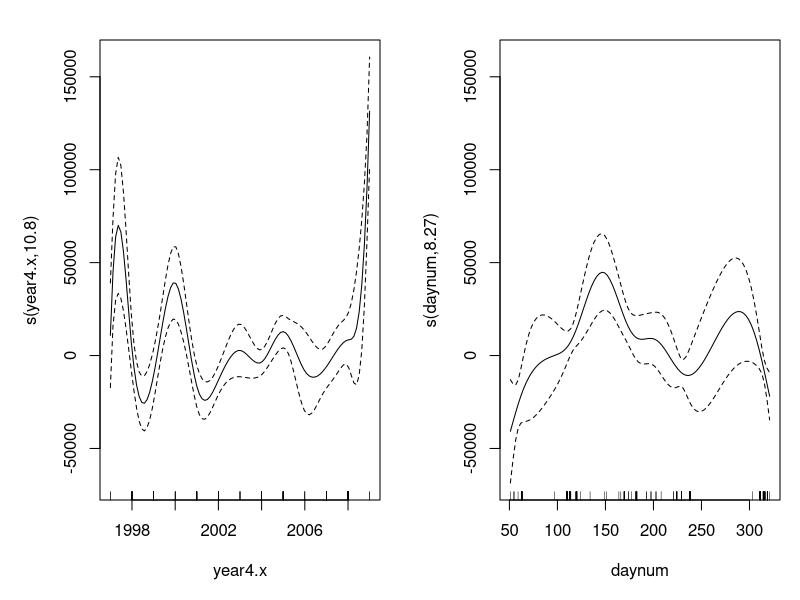
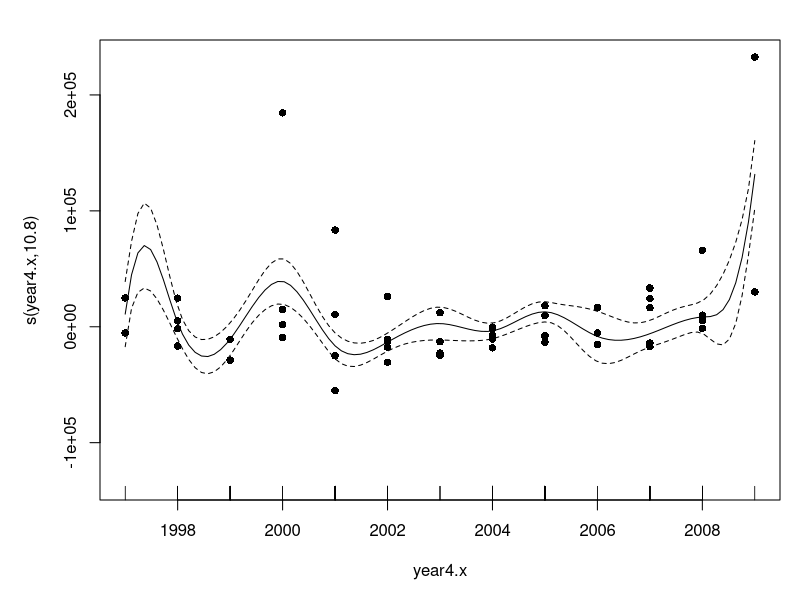
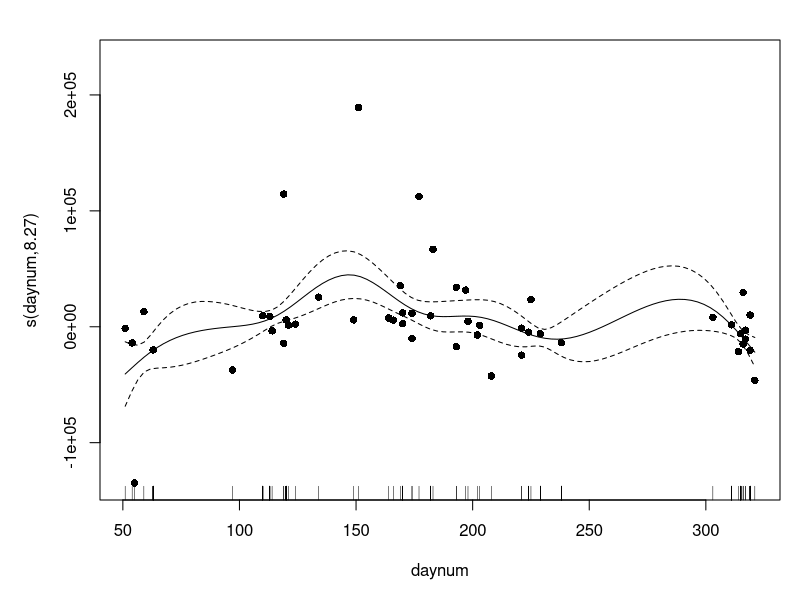
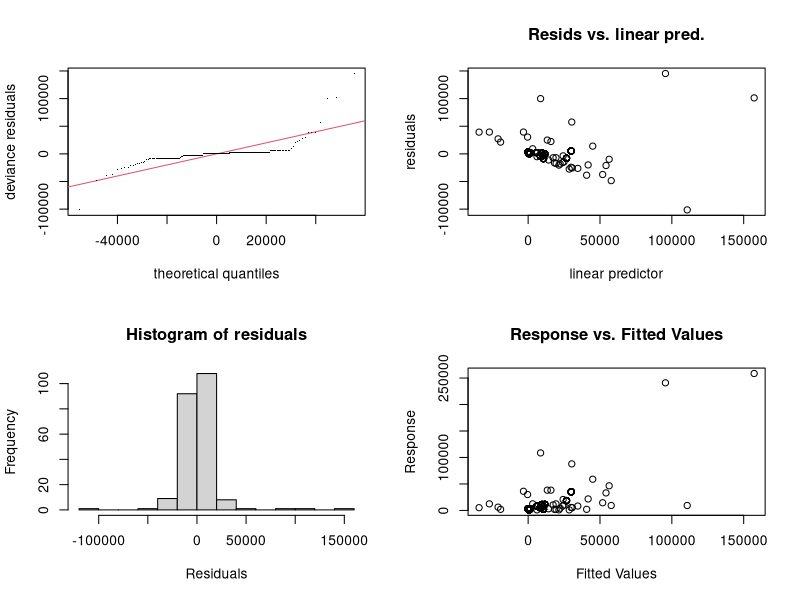
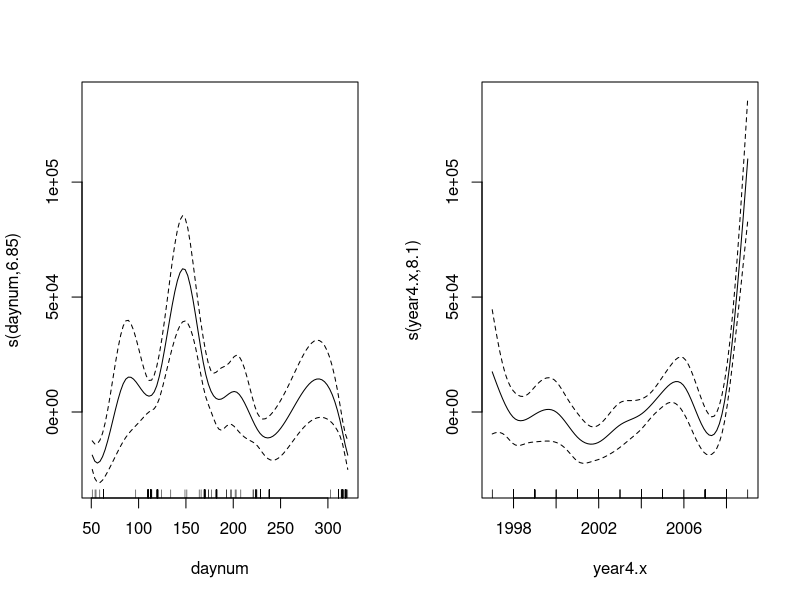
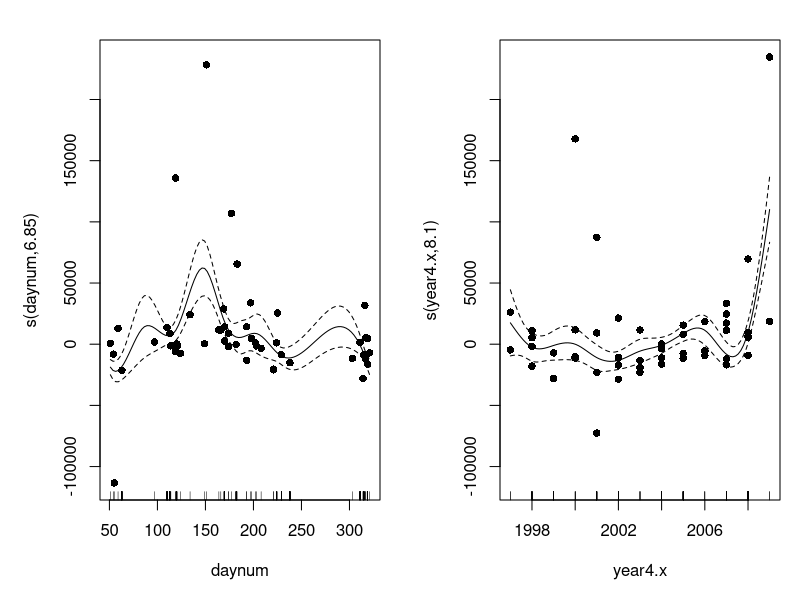
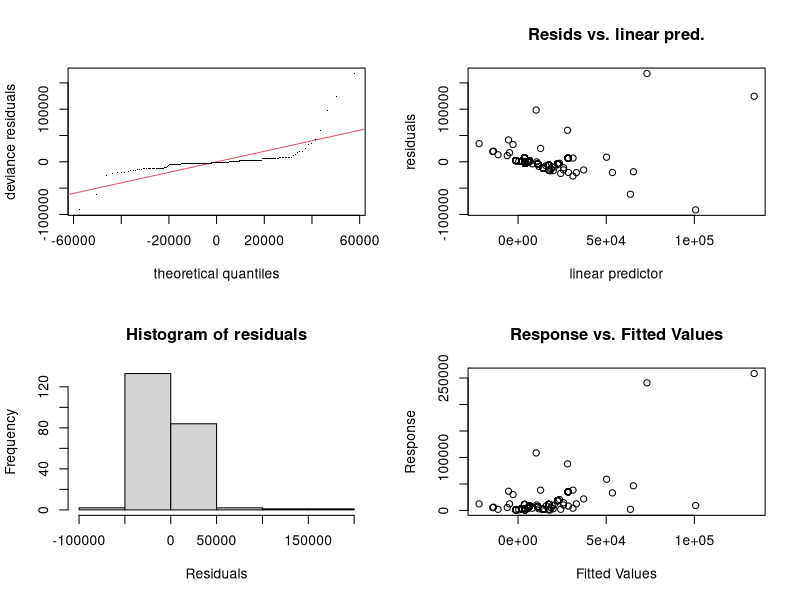
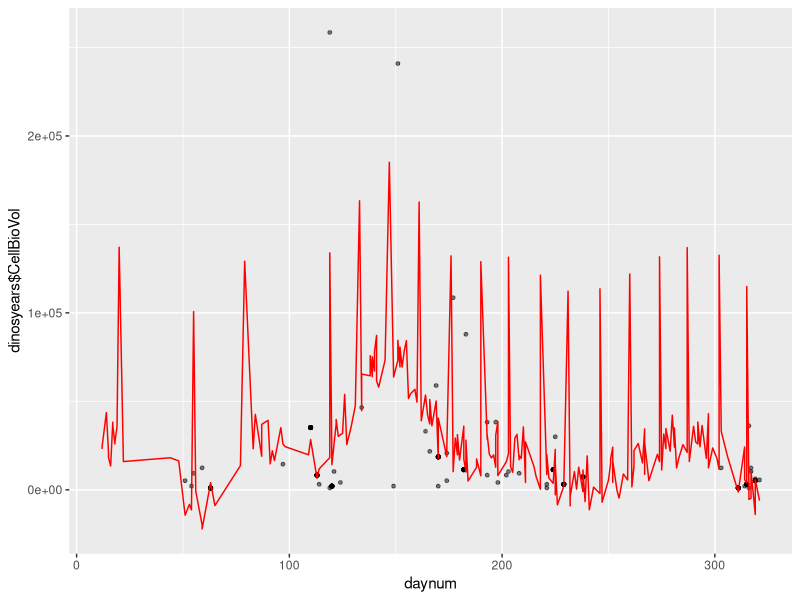

Generate these figures, in order, with R: (Note: this script raises an error after producing the figures.)
library(tidyverse)
library(lubridate)
library(ggplot2)
library(mgcv)

dinosyears <- read_csv("Dinobryon_lte_lite3_chloro_datayearonly.csv", 
                       col_types = cols(X1 = col_skip(), X1.x = col_skip(),
                                        daynum = col_skip(), sampledate = col_date(format = "%m/%d/%Y")))
View(dinosyears)

dinosyears$daynum<- yday(dinosyears$sampledate)
dinosyears


dinosexperience <- gam(CellBioVol ~ s(year4.x, bs = "gp")+ s(daynum), data=dinosyears)
d<-plot(dinosexperience, page=1)
d<-plot(dinosexperience,pages=2,residuals=TRUE,all.terms=TRUE, pch=16, title= 'Yearly')
d
summary(dinosexperience)
gam.check(dinosexperience)

Dinos_season_time <-gam(CellBioVol ~ s(daynum, bs = 'cc')+ s(year4.x), data=dinosyears, method = "REML")
par(mfrow = c(1,2))
plot(Dinos_season_time)
d<-plot(Dinos_season_time,pages=1,residuals=TRUE,all.terms=TRUE, pch=16)
gam.check(Dinos_season_time)



Dinos_pred <- data.frame(daynum = dinosyears$daynum,
                       CellBV = dinosyears$CellBioVol,
                       predicted_values = predict(Dinos_season_time, newdata = dinosyears))
ggplot(Dinos_pred, aes(x = daynum)) +
  geom_point(aes(y = dinosyears$CellBioVol), size = 1, alpha = 0.5) + geom_line(aes(y = predicted_values), colour = "red")




CO2_season_time <- gam(co2 ~ s(month, bs = 'cc', k = 12) + s(time), data = CO2_dat, method = "REML")
par(mfrow = c(1,2))
plot(CO2_season_time)

CO2_pred <- data.frame(time = CO2_dat$time,
                       co2 = CO2_dat$co2,
                       predicted_values = predict(CO2_season_time, newdata = CO2_dat))
ggplot(CO2_pred, aes(x = time)) +
  geom_point(aes(y = co2), size = 1, alpha = 0.5) + geom_line(aes(y = predicted_values), colour = "red")
